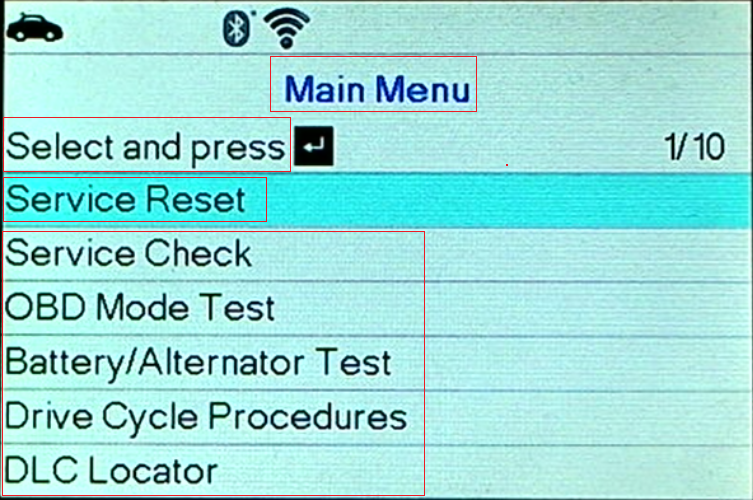
#> input picture reference/demo/menu.png, 753 x 500 px
$ python -i image_process.py   (imports and definitions only)
#> lines starting #> are read from the running program, lines starting #| are printed output that depends on the picture; after the words box and inside, x2 and y2 are one past the last pixel; in counts of white or black regions, pixels touching at a corner belong together
#> in check_reference, ref_screen is the input picture: shape (500, 753, 3); mean B, G, R 218, 221.9, 155.3
from sys import exit
import math

import numpy as np
import cv2

import re
import pytesseract
import time

pytesseract.pytesseract.tesseract_cmd = r"C:\Program Files\Tesseract-OCR\tesseract.exe"


ARC_LENGTH_ADJUST = 0.015
SCREEN_WIDTH = 500


# [32 lines left out: functions resize_img, ocr_read_with_many_filters, not called in this run]


def img_show(img_name, img):
    if isinstance(img, list):
        for each_img in img:
            cv2.imshow(img_name, each_img)
    else:
        cv2.imshow(img_name, img)

    cv2.waitKey(0)
    cv2.destroyAllWindows()


def find_contours(img):
    try: # if the img is BGR
        # convert image to gray scale. This will remove any color noise
        img = cv2.cvtColor(img, cv2.COLOR_BGR2GRAY)
        # use threshold to convert the image to black and white with less noise
        img = cv2.bilateralFilter(img, 11, 17, 17)
        img = cv2.Canny(img, 30, 200)
    except Exception as e: # if others (gray, BW)
        pass

    # find all contours
    contours,h = cv2.findContours(img, cv2.RETR_LIST, cv2.CHAIN_APPROX_SIMPLE)
    return contours


# [198 lines left out: functions draw_bounding_box, draw_all_contours, find_screen_contour, rotate_image, get_screen_with_canvas, find_rotate_degree and 2 more, not called in this run]


def filter_red_box(img):
    ## convert to hsv
    hsv = cv2.cvtColor(img, cv2.COLOR_BGR2HSV)
    # select range of specific colors
    mask1 = cv2.inRange(hsv, (170, 200, 100), (179, 255, 255)) # dark red
    #mask2 = cv2.inRange(hsv, (0, 60, 50), (10, 255, 255)) # ligh red
    #mask = cv2.bitwise_or(mask1, mask2)
    mask = mask1
    # background white, foreground black
    inversed_mask = cv2.bitwise_not(mask)
    return inversed_mask


# [5 lines of commented-out code are left out]


def find_red_box_contours(img):
    dimensions = img.shape
#> dimensions = (500, 753, 3)
    img_area = dimensions[0]*dimensions[1]
#> img_area = 376500
    img_frame_contour_area = (dimensions[0]-1)*(dimensions[1]-1)
#> img_frame_contour_area = 375248

    smallest_area = img_area/2222 # ratio when a box is acceptable
#> smallest_area = 169.4
    result_contours = []


    # find all contours
    img = filter_red_box(img)
#> in filter_red_box, `hsv = cv2.cvtColor(img, cv2.COLOR_BGR2HSV)`: hsv: shape (500, 753, 3); mean H, S, V 88.3, 86.4, 225
#> in filter_red_box, `mask1 = cv2.inRange(hsv, (170, 200, 100), (179, 255, 255))`:
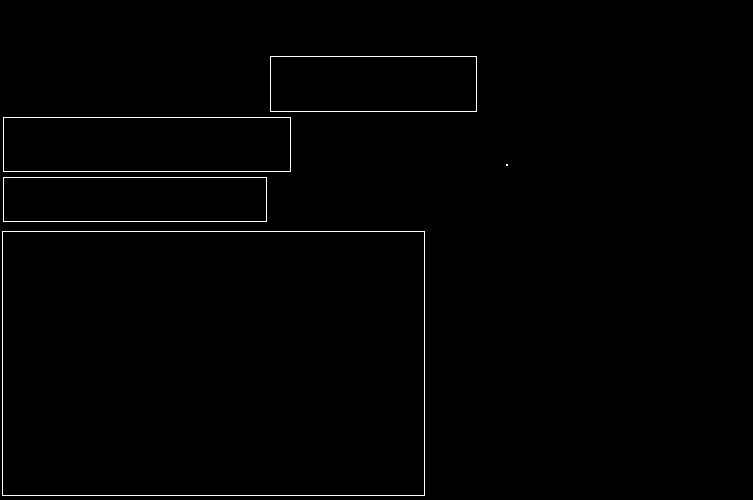
#> mask1: shape (500, 753); 0.85% white in thin lines or dots, all inside (x1, y1, x2, y2) = (2, 56, 508, 496)
    contours = find_contours(img)
#> in find_contours, `contours,h = cv2.findContours(img, cv2.RETR_LIST, cv2.CHAIN_APPROX_SIM..`: contours = 10 contours, 1 with area under 20; largest, box (x1, y1, x2, y2) and area: (0, 0, 753, 500) 375248, (1, 230, 426, 497) 112782, (3, 232, 424, 495) 110040, (2, 116, 292, 173) 16182, (4, 118, 290, 171) 14820; h = [[1, -1, -1, -1], [2, 0, -1, -1], [3, 1, -1, -1], [4, 2, -1, -1], [5, 3, -1, -1], [6, 4, -1, -1], [7, 5, -1, -1], [8, 6, -1, -1], [9, 7, -1, -1], [-1, 8, -1, -1]]

    # a list containing all contour centers
    centers = {'cx':[], 'cy':[]}
    # loop through each contour, determine the red boxes
    for cnt in contours:
        # shape of contour
        approx = cv2.approxPolyDP(cnt, ARC_LENGTH_ADJUST*cv2.arcLength(cnt,True),True)
        # calculate area of contour
        area = cv2.contourArea(cnt)

        # if contour is rectangle
        # and area is larger than minimun area then get the contour
        # and is the frame contour
        if len(approx)==4 and area>smallest_area and area!=img_frame_contour_area:

            # compute the center of the contour
            x,y,w,h = cv2.boundingRect(cnt)
            cx = int((x+w-1)/2)
            cy = int((y+h-1)/2)

            # check if contour having the same center as others => cancel
            if cx in centers['cx'] and cy in centers['cy']:
                pass
            else:
                result_contours.append(cnt)
                centers['cx'].extend(range(cx,cx+6))
                centers['cy'].extend(range(cy,cy+6))
#> this loop made 10 passes
#> (approx, area, x, y, w, h, cx, cy) on passes 1, 2, 3, 4, 6, 7, 8, 9: ([[3, 232], [3, 494], [423, 494], [423, 232]], 110040, 3, 232, 421, 263, 211, 247), ([[1, 231], [424, 230], [425, 495], [2, 496]], 112782, 1, 230, 425, 267, 212, 248), ([[4, 178], [4, 220], [265, 220], [265, 178]], 10962, 4, 178, 262, 43, 132, 110), ([[2, 177], [266, 176], [267, 221], [3, 222]], 12188, 2, 176, 266, 47, 133, 111), ([[4, 118], [4, 170], [289, 170], [289, 118]], 14820, 4, 118, 286, 53, 144, 85), ([[2, 117], [290, 116], [291, 171], [3, 172]], 16182, 2, 116, 290, 57, 145, 86), ([[271, 57], [271, 110], [475, 110], [475, 57]], 10812, 271, 57, 205, 54, 237, 55), ([[269, 56], [476, 55], [477, 111], [270, 112]], 11854, 269, 55, 209, 58, 238, 56)
#> (approx, area) on pass 10: ([[0, 0], [0, 499], [752, 499], [752, 0]], 375248)
#> after the loop, result_contours = 4 contours; box (x1, y1, x2, y2) and area: (3, 232, 424, 495) 110040, (4, 118, 290, 171) 14820, (4, 178, 266, 221) 10962, (271, 57, 476, 111) 10812

    # sort the result contours by coordinate y
    result_contours = sorted(result_contours, key=lambda cnt: cv2.boundingRect(cnt)[1])
    return result_contours


# [5 lines of commented-out code are left out]


from PIL import Image
from PIL import ImageFilter

def ocr_read(img):
    #start = time.time()
    if isinstance(img, str):
        img = cv2.imread(img)

    #img = cv2.resize(img, None, fx=0.75, fy=0.75)

    # sharpen
    img = cv2.cvtColor(img, cv2.COLOR_BGR2RGB)
    im_pil = Image.fromarray(img)
    for i in range(0,3):
        im_pil = im_pil.filter(ImageFilter.SHARPEN);
        #im_pil.show();


    img = cv2.cvtColor(np.array(im_pil), cv2.COLOR_RGB2BGR)


    # Convert image to grayscale
    try:
        img = cv2.cvtColor(img, cv2.COLOR_BGR2GRAY)
    except Exception as e:
        print(e)
        pass


    # blur image to get text easier
    img = cv2.bilateralFilter(img,5,100,100)
    # threshold
    #img = cv2.threshold(img, 0, 255, cv2.THRESH_BINARY + cv2.THRESH_OTSU)[1]

    #img_show('',img)

    img_show('img_name', img)

    # get text from image, use many different config to get the best result
    for config in ('--psm 3', '--psm 7', '--psm 8', '--psm 10'):
        text = pytesseract.image_to_string(img, config=config)
        if text!='': break

    # process text after to have unique format
    text = re.sub(r'^\|', '', text, flags=re.MULTILINE) # remove "|" at the beginning
    text = re.sub(r'\n+','\n',text) # replace many line feeds by one
    text = text.replace('“','"').replace('”','"')
    #text = text.replace('.','')
    #print(time.time()-start)
    return text


# [92 lines left out: functions post_process_compared_strings, compare_screens, not called in this run]


# => test function
def check_reference(fp):
    # load reference image => find all red rectangle contours
    ref_screen = cv2.imread(fp)
    ref_screen_root = ref_screen.copy()
    contours = find_red_box_contours(ref_screen)
#> contours has the same summary as result_contours in find_red_box_contours

    cnt_order = 0 # for ordering text objects
    result = fp + '\n\n' # text to print out

    # loop all contours
    for cnt in contours:
        cnt_order += 1
        x,y,w,h = cv2.boundingRect(cnt)
#> x = 271; y = 57; w = 205; h = 54
        ref_screen_with_contours = cv2.drawContours(ref_screen,[cnt],0,(0,255,0),2)
        ref_screen_with_contours = cv2.putText(ref_screen_with_contours, str(cnt_order), (x, y),
                                 cv2.FONT_HERSHEY_SIMPLEX, 0.8, (0, 0, 255), 2)
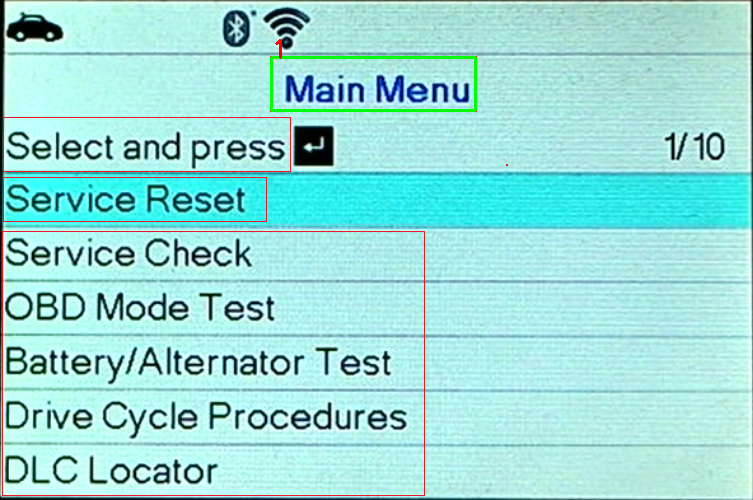
#> ref_screen_with_contours: shape (500, 753, 3); mean B, G, R 217.3, 222.2, 154.5

        crop = ref_screen_root[y:y+h, x:x+w]
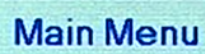
#> crop: shape (54, 205, 3); mean B, G, R 216.9, 198.5, 144.8
        text = ocr_read(crop)
#> the loop in ocr_read, `for i in range(0,3):` made 3 passes
#> pass 3, in ocr_read, `im_pil = im_pil.filter(ImageFilter.SHARPEN);`:
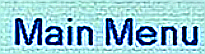
#> im_pil: PIL image 205x54 RGB; mean R, G, B 149.1, 197.3, 210.7
#> in ocr_read, `img = cv2.cvtColor(np.array(im_pil), cv2.COLOR_RGB2BGR)`:
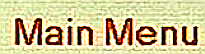
#> img: shape (54, 205, 3); mean R, G, B 210.7, 197.3, 149.1
#> in ocr_read, `img = cv2.cvtColor(img, cv2.COLOR_BGR2GRAY)`:
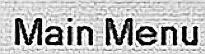
#> img: shape (54, 205); min 0, max 255, mean 184.4
#> in ocr_read, `img = cv2.bilateralFilter(img,5,100,100)`:
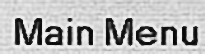
#> img: shape (54, 205); min 5, max 250, mean 184
        result += '{ord}\n{text}\n\n'.format(ord=str(cnt_order),text=text) # add the text found and its object order to result

    # if there are no contours found => show the original image
    if 'ref_screen_with_contours' not in locals():
        ref_screen_with_contours = ref_screen
        result += 'NO RED RECTANGLES FOUND'

    # convert color and put img, text to the GUI
    ref_screen_with_contours = cv2.cvtColor(ref_screen_with_contours, cv2.COLOR_BGR2RGB)
    print(result)


# [10 lines left out: function word_boxes, not called in this run]


# [8 lines not run here, left out]

#> (the run stopped early here; a loop or call above may not have finished)
